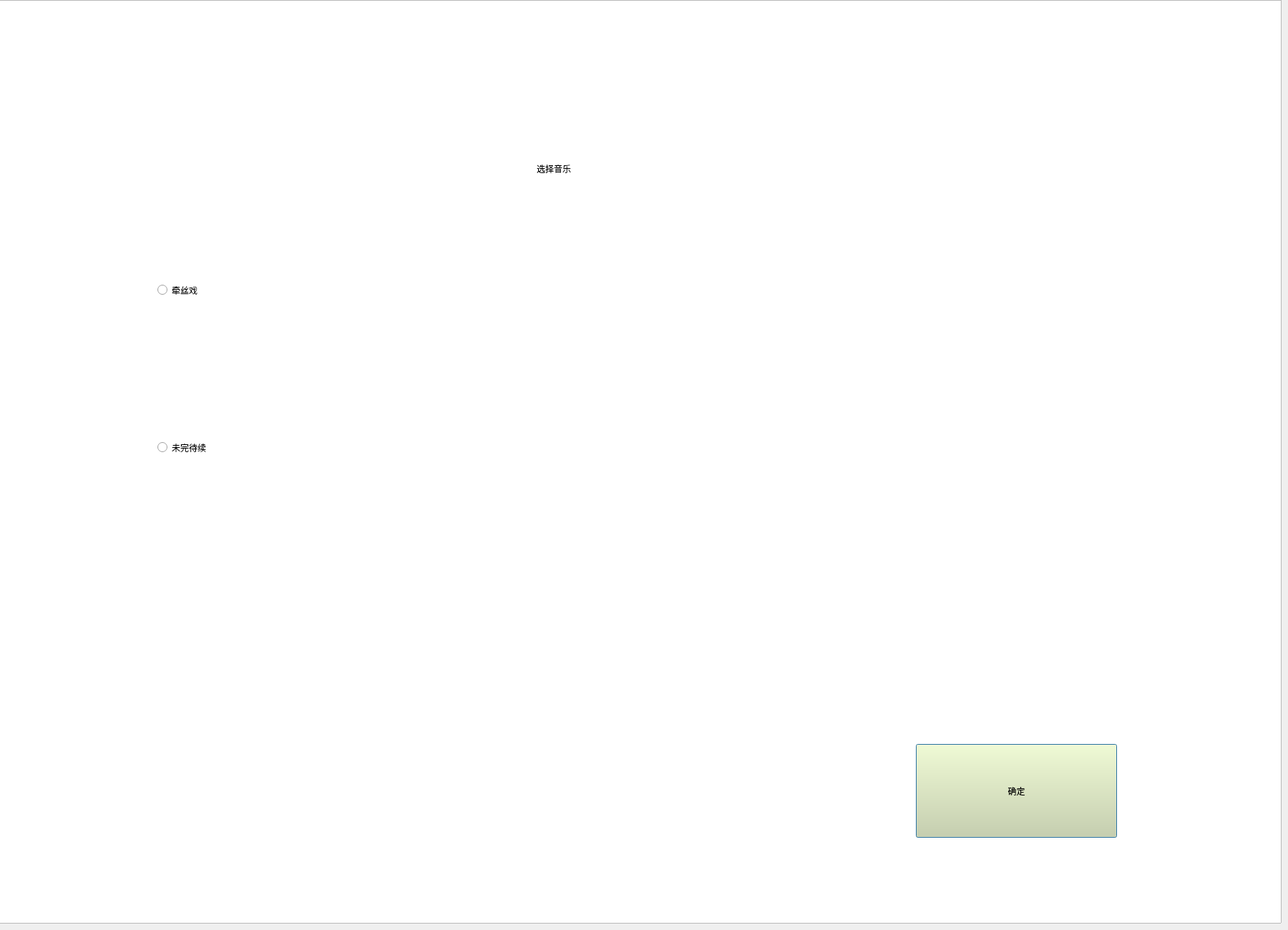
<?xml version="1.0" encoding="UTF-8"?>
<ui version="4.0">
 <class>mode</class>
 <widget class="QDialog" name="mode">
  <property name="geometry">
   <rect>
    <x>0</x>
    <y>0</y>
    <width>1800</width>
    <height>1300</height>
   </rect>
  </property>
  <property name="windowTitle">
   <string>Dialog</string>
  </property>
  <widget class="QGraphicsView" name="graphicsView">
   <property name="geometry">
    <rect>
     <x>-70</x>
     <y>0</y>
     <width>1861</width>
     <height>1291</height>
    </rect>
   </property>
   <property name="styleSheet">
    <string notr="true">background-image: url(:/C:/Users/86130/Pictures/Saved Pictures/image 1.jpg);</string>
   </property>
  </widget>
  <widget class="QPushButton" name="pushButton">
   <property name="geometry">
    <rect>
     <x>1280</x>
     <y>1040</y>
     <width>281</width>
     <height>131</height>
    </rect>
   </property>
   <property name="styleSheet">
    <string notr="true">font: 20pt &quot;新宋体&quot;;
background-color: rgb(216, 216, 162);</string>
   </property>
   <property name="text">
    <string>确定</string>
   </property>
  </widget>
  <widget class="QRadioButton" name="radioButton">
   <property name="geometry">
    <rect>
     <x>220</x>
     <y>350</y>
     <width>311</width>
     <height>111</height>
    </rect>
   </property>
   <property name="styleSheet">
    <string notr="true">font: 20pt &quot;Arial&quot;;</string>
   </property>
   <property name="text">
    <string>牵丝戏</string>
   </property>
  </widget>
  <widget class="QRadioButton" name="radioButton_2">
   <property name="geometry">
    <rect>
     <x>220</x>
     <y>560</y>
     <width>291</width>
     <height>131</height>
    </rect>
   </property>
   <property name="styleSheet">
    <string notr="true">font: 20pt &quot;Arial&quot;;</string>
   </property>
   <property name="text">
    <string>未完待续</string>
   </property>
  </widget>
  <widget class="QLabel" name="label">
   <property name="geometry">
    <rect>
     <x>750</x>
     <y>180</y>
     <width>281</width>
     <height>111</height>
    </rect>
   </property>
   <property name="styleSheet">
    <string notr="true">font: 20pt &quot;隶书&quot;;</string>
   </property>
   <property name="text">
    <string>选择音乐</string>
   </property>
  </widget>
 </widget>
 <resources/>
 <connections/>
</ui>
